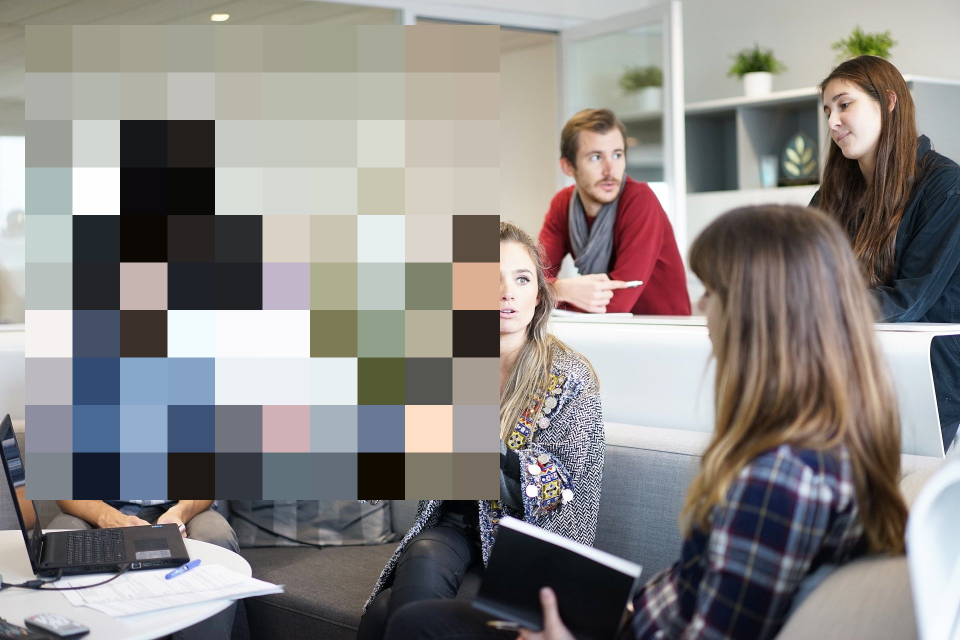
#> input picture 3 OpenCV와 머신러닝 - 이미지, 동영상/mosaic-test.png, 1920 x 1280 px, given in place of the camera (shown at 1/2 size)
$ jupyter execute '동영상분석 - 열대어 부분 검출.ipynb'   (text cells are left out)
#> lines starting #> are read from the running program, lines starting #| are printed output that depends on the picture; after the words box and inside, x2 and y2 are one past the last pixel; in counts of white or black regions, pixels touching at a corner belong together; pictures that were not available may be replaced by others from this repository, and a replacement may not be noted
[cell 1]
import cv2
import numpy as np

# 웹카메라로부터 입력받기
cap = cv2.VideoCapture(0)
while True:
    #카메라로부터 이미지 읽기
    _, frame = cap.read()
#> frame is the input picture: shape (1280, 1920, 3); mean B, G, R 134.3, 136.4, 139.8
    #이미지를 축소하기
    frame = cv2.resize(frame, (500,300))
#> frame: shape (300, 500, 3)
    #윈도우에 이미지 출력하기
    cv2.imshow('OpenCV Web Camera - press ENTER OR ESC -> EXIT', frame)
    # ESC 또는 Enter키가 입력되면 반복 종료하기
    k = cv2.waitKey(1) # 1m sec 대기
#> (key Esc is pressed here)
    if k == 27 or k == 13: break

cap.release()
cv2.destroyAllWindows() # 윈도우 제거하기

[cell 2]
import cv2
import numpy as np

# 웹카메라로부터 입력받기
cap = cv2.VideoCapture(0)
while True:
    #카메라로부터 이미지 읽기
    _, frame = cap.read()
    #이미지를 축소하기
    frame = cv2.resize(frame, (500,300))
    #파란색과 녹색 부분 제거하기
    frame[:,:,0] = 0
    frame[:,:,1] = 0
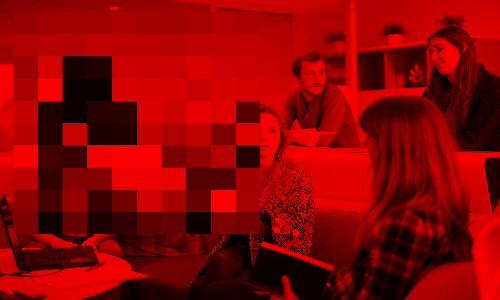
#> frame: shape (300, 500, 3); mean B, G, R 0, 0, 139.8
    #윈도우에 이미지 출력하기
    cv2.imshow('red Camera - press ENTER OR ESC -> EXIT', frame)
    # ESC 또는 Enter키가 입력되면 반복 종료하기
    k = cv2.waitKey(1) # 1m sec 대기
#> (key Esc is pressed here)
    if k == 27 or k == 13: break

cap.release()
cv2.destroyAllWindows() # 윈도우 제거하기

[cell 3]
import cv2
import numpy as np

# 웹카메라로부터 입력받기
cap = cv2.VideoCapture(0)
while True:
    #카메라로부터 이미지 읽기
    _, frame = cap.read()
    #이미지를 축소하기
    frame = cv2.resize(frame, (500,300))
    #색공간을 HSV로 변환하기
    hsv = cv2.cvtColor(frame, cv2.COLOR_BGR2HSV_FULL)
#> hsv: shape (300, 500, 3); mean H, S, V 93.6, 48.2, 147.5
    # 색분할하기
    h = hsv[:, :, 0]
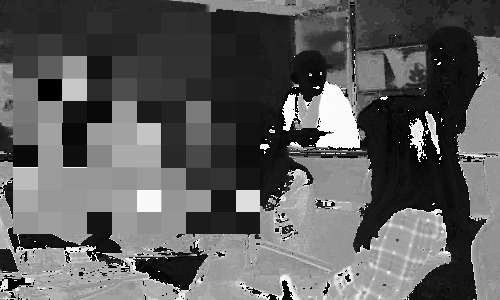
#> h: shape (300, 500); min 0, max 255, mean 93.6
    s = hsv[:, :, 1]
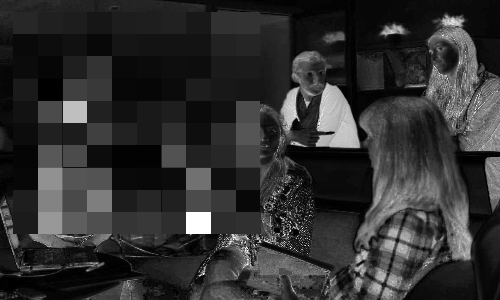
#> s: shape (300, 500); min 0, max 255, mean 48.2
    v = hsv[:, :, 2]
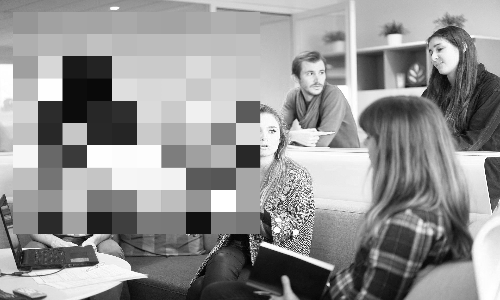
#> v: shape (300, 500); min 1, max 255, mean 147.5
    # 붉은색을 가진 요소만 출력하기
    img = np.zeros(h.shape, dtype=np.uint8)
    img[((h < 50) | (h > 200)) & (s > 100)] = 255

    #윈도우에 이미지 출력하기
    cv2.imshow('red Camera - press ENTER OR ESC -> EXIT', img)
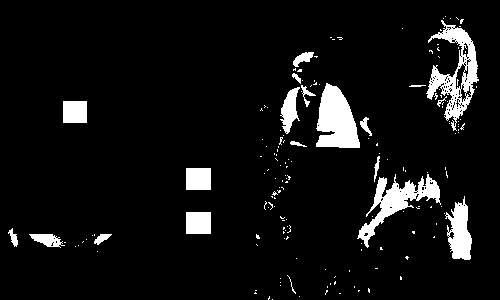
#> window 'red Camera - press ENTER OR ES': shape (300, 500); 7% white; 167 white regions (147 under 20 px), largest, box (x1, y1, x2, y2) and area: (426, 20, 479, 131) 2032, (316, 83, 360, 148) 1952, (357, 174, 441, 248) 1779
    # ESC 또는 Enter키가 입력되면 반복 종료하기
    k = cv2.waitKey(1) # 1m sec 대기
#> (key Esc is pressed here)
    if k == 27 or k == 13: break

cap.release()
cv2.destroyAllWindows() # 윈도우 제거하기

[cell 4]
import cv2
import numpy as np

# 웹카메라로부터 입력받기
cap = cv2.VideoCapture(0)

img_last = None     # 이전 프레임을 저장할 변수
green = (0, 255, 0)


while True:
    #카메라로부터 이미지 읽기
    _, frame = cap.read()
    #이미지를 축소하기
    frame = cv2.resize(frame, (500,300))
    #흑백 이미지로 변환하기
    gray = cv2.cvtColor(frame, cv2.COLOR_BGR2GRAY)
    gray = cv2.GaussianBlur(gray, (9,9), 0)
    img_b = cv2.threshold(gray, 100, 255, cv2.THRESH_BINARY)[1]
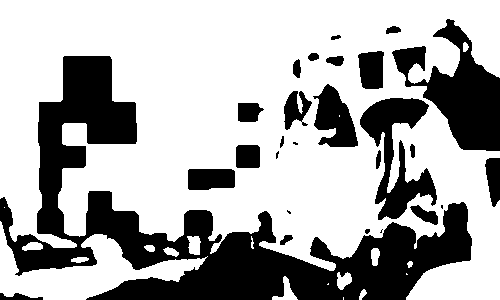
#> img_b: shape (300, 500); 67.7% white; 27 black regions (5 under 20 px), largest, box (x1, y1, x2, y2) and area: (0, 56, 472, 300) 31428, (392, 19, 500, 151) 6292, (360, 98, 437, 220) 3924
    #차이 확인하기
    if img_last is None:
        img_last = img_b
        continue
    frame_diff = cv2.absdiff(img_last, img_b)
    cnts = cv2.findContours(frame_diff, cv2.RETR_EXTERNAL, cv2.CHAIN_APPROX_SIMPLE)[0]

    #차이가 있는 부분 출력하기
    for pt in cnts:
        x, y, w, h = cv2.boundingRect(pt)
        if w < 50: continue # 작은 변경 무시하기
        cv2.rectangle(frame, (x, y), (x+w, y+h), green, 2)
    #프레임 변수에 저장해두기
    img_last = img_b

    #윈도우에 이미지 출력하기
    cv2.imshow('Diff Camera - press ENTER OR ESC -> EXIT', frame)
    cv2.imshow('Diff data', frame_diff)
    cv2.imshow('Diff data2', img_b)
    # ESC 또는 Enter키가 입력되면 반복 종료하기
    k = cv2.waitKey(1) # 1m sec 대기
    if k == 27 or k == 13: break

cap.release()
cv2.destroyAllWindows() # 윈도우 제거하기

[cell 5]
import cv2
import numpy as np

#카메라 입력받기
cap = cv2.VideoCapture(0)
# 동영상 출력 전용 객체 생성하기
fmt = cv2.VideoWriter_fourcc("m", "p", "4", "v")
fps = 30.0
size = (1280, 640)
writer = cv2.VideoWriter("test.m4v", fmt, fps, size)

while True:
    _, frame = cap.read()
    # 이미지 축소하기
    frame = cv2.resize(frame, size)
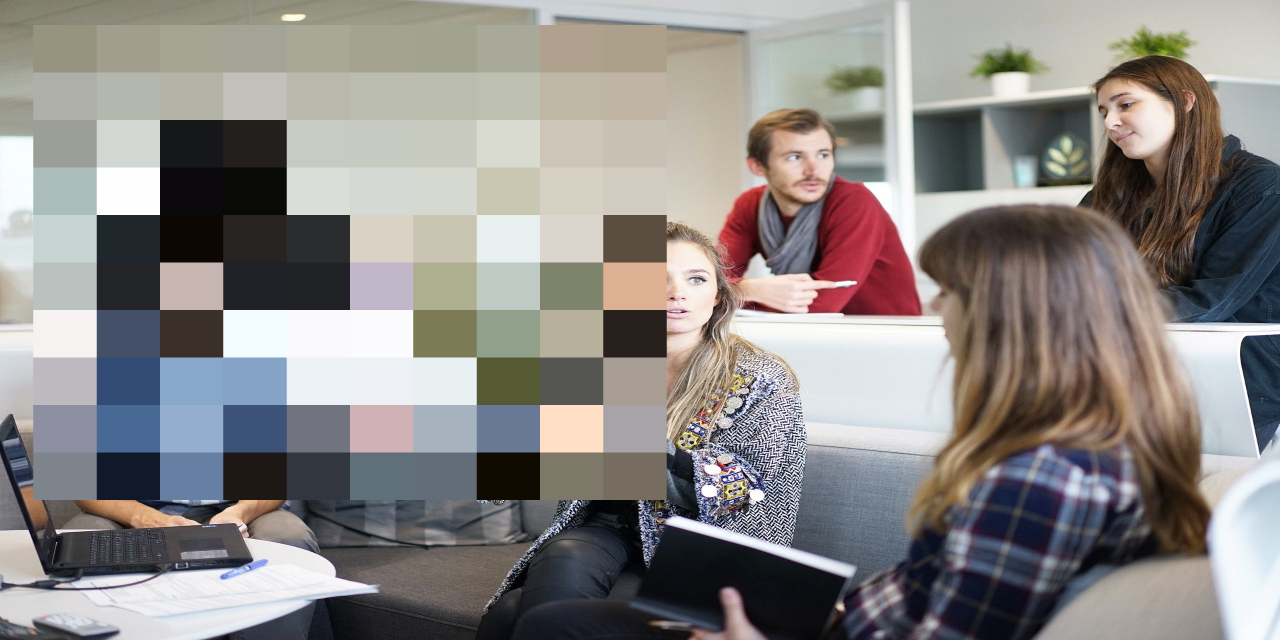
#> frame: shape (640, 1280, 3); mean B, G, R 134.3, 136.4, 139.8
    # 이미지 저장하기
    writer.write(frame)
    # 화면에도 출력하기
    cv2.imshow("frame", frame)
    # Enter 키가 입력되면 반복 종료하기
    if cv2.waitKey(1) ==13: break
#> (key Esc is pressed here)

writer.release()
cap.release()
cv2.destroyAllWindows()

[cell 6]
import cv2, os

img_last = None # 이전 프레임을 저장할 변수
no = 0 # 이미지 장수
save_dir = "./exfish"
if not os.path.isdir(save_dir):
    os.mkdir(save_dir)

# 동영상 파일부터 입력받기
cap = cv2.VideoCapture("fish.mp4")

while True:
    # 이미지 추출하기
    is_ok, frame = cap.read()
    if not is_ok: break   # is_ok는 캡쳐한 비디오 프레임 없으면 False를 반환한다.
    frame = cv2.resize(frame, (640, 360))
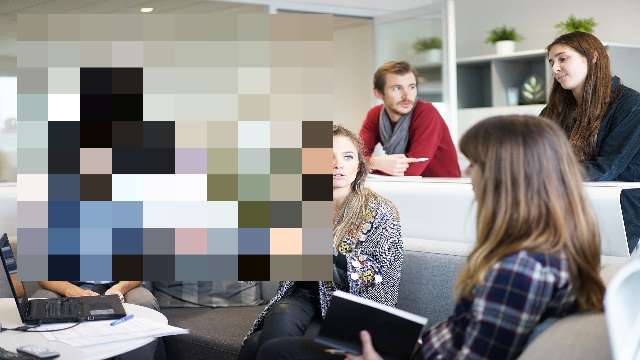
#> frame: shape (360, 640, 3); mean B, G, R 134.3, 136.4, 139.8
    # 흑백 이미지로 변환하기
    gray = cv2.cvtColor(frame, cv2.COLOR_BGR2GRAY)
#> gray: shape (360, 640)
    gray = cv2.GaussianBlur(gray, (15, 15), 0)
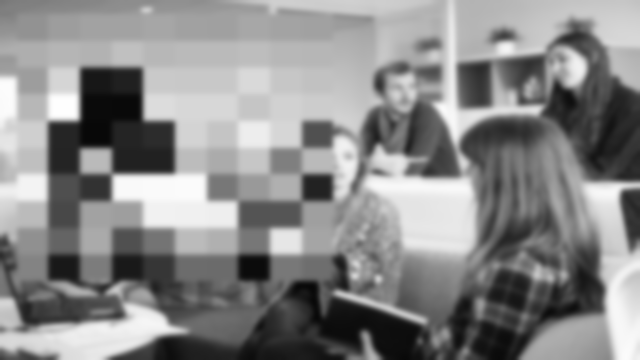
#> gray: shape (360, 640); min 7, max 254, mean 137.2
    img_b = cv2.threshold(gray, 127, 255, cv2.THRESH_BINARY)[1]
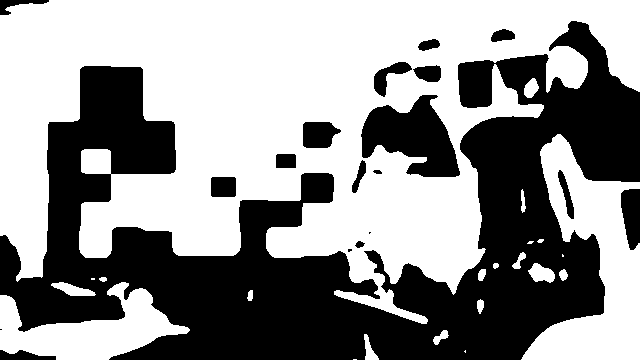
#> img_b: shape (360, 640); 57.2% white; 19 black regions (3 under 20 px), largest, box (x1, y1, x2, y2) and area: (0, 21, 640, 360) 88860, (361, 95, 460, 177) 4826, (621, 189, 640, 250) 928
    # 차이 확인하기
    if not img_last is None:
        frame_diff = cv2.absdiff(img_last, img_b)
        cnts = cv2.findContours(frame_diff, cv2.RETR_EXTERNAL, cv2.CHAIN_APPROX_SIMPLE)[0]
        # 차이가 있는 부분 파일로 출력하기
        for pt in cnts:
            x,y,w,h = cv2.boundingRect(pt)
            if w < 100 or w > 500: continue
            # 추출 영역 저장
            imgx = frame[y:y+h, x:x+w]
            outfile = save_dir+"/"+str(no)+".jpg"
            cv2.imwrite(outfile, imgx)
            no += 1
    img_last = img_b
cap.release()
print("ok")
